Frame 1 (no input): blank canvas, image omitted
Frame 60 (the mouse pressed at the canvas centre just before this capture): blank canvas, image omitted
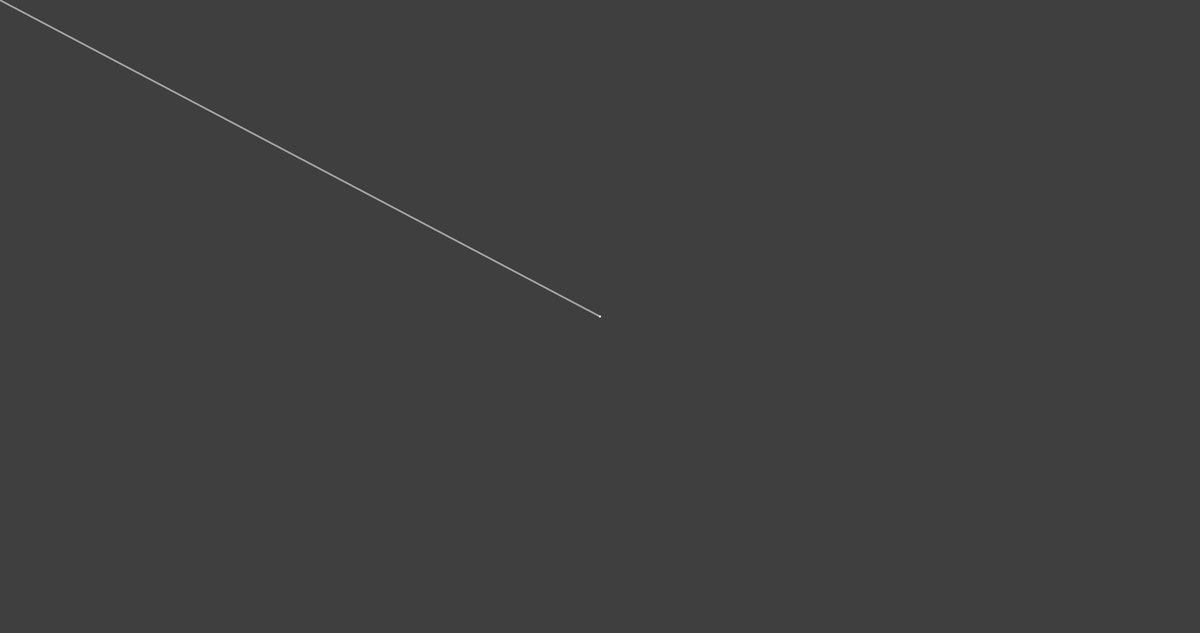
Frame 120 (the mouse held since frame 60 and released just before this capture)

The Processing sketch whose frames 1 and 60 were blank and that drew this single picture after the mouse press (run headless with seeded random() and noise(); from frame 60 on, the mouse is pressed at the canvas centre):

// Processing sketch: processing_93946
// ── processing_93946.pde

void setup() {
  size(1905, 1005);
  smooth(); 
  
  background(65);

}


void draw() {
  
  
  
  if (mousePressed) {
    stroke(255);
    strokeWeight(3);
    line(mouseX, mouseY, pmouseX, pmouseY);
  }
 
 
 noStroke();
 
 fill(0,2);
  rect(0, 0, width, height);

  
}
